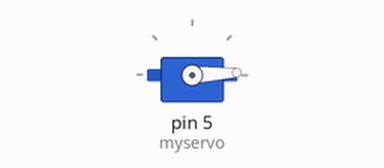
Bench run of a program on a simulated Arduino Uno, built with avr-gcc and run on an emulated ATmega328P. Parts: servo.

Above: at 0.05 s.
At 1.3 s:
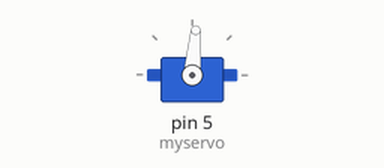
At 2.6 s:
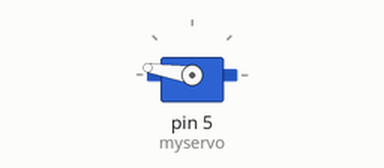
At 5.2 s:
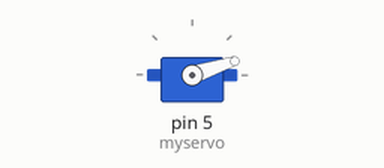
Timing chart, 0 to 7.1 s (numbered marks = the images above):
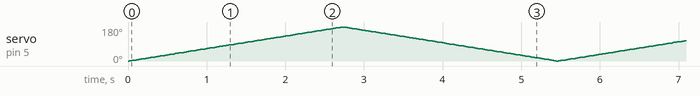

The program:

main.cpp
```cpp
#include <Arduino.h>

#include <Servo.h>

Servo myservo;  // create servo object to control a servo
// twelve servo objects can be created on most boards

int pos = 0;    // variable to store the servo position

void setup() {
  myservo.attach(5);  // attaches the servo on pin 5 to the servo object
}

void loop() {
  for (pos = 0; pos <= 180; pos += 1) { // goes from 0 degrees to 180 degrees
    // in steps of 1 degree
    myservo.write(pos);              // tell servo to go to position in variable 'pos'
    delay(15);                       // waits 15ms for the servo to reach the position
  }
  for (pos = 180; pos >= 0; pos -= 1) { // goes from 180 degrees to 0 degrees
    myservo.write(pos);              // tell servo to go to position in variable 'pos'
    delay(15);                       // waits 15ms for the servo to reach the position
  }
}
```
